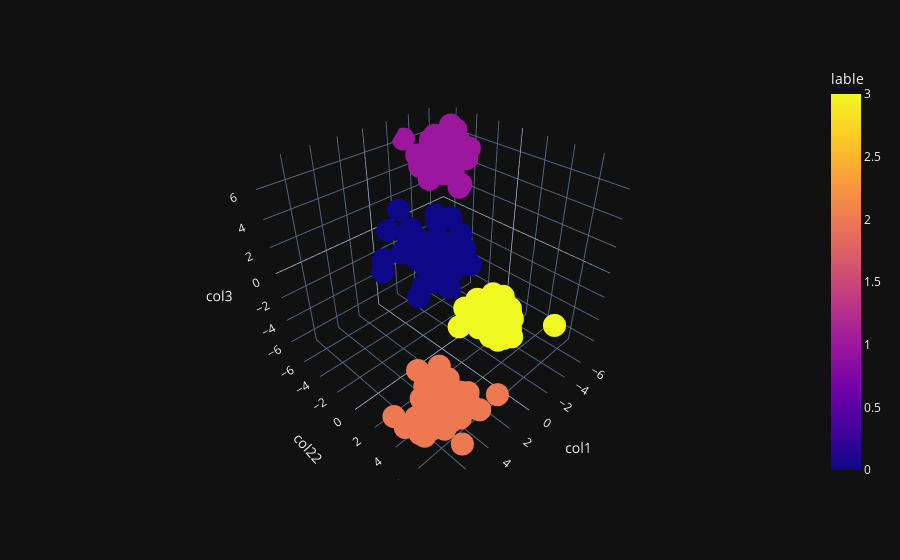

The notebook cell this image was saved under:
### Code cell
fig = px.scatter_3d(df,x=df['col1'],y=df['col22'],z=df['col3'],color='lable')
fig.show()

### Figure 1 — Plotly figure (JSON) as saved in the notebook; plotly's stock layout.template omitted (floating-point values rounded to 4 significant figures; data arrays with more than 128 entries replaced by an {"elided": "..."} marker saying what was removed)
{"data": [{"hovertemplate": "col1=%{x}<br>col22=%{y}<br>col3=%{z}<br>lable=%{marker.color}<extra></extra>", "legendgroup": "", "marker": {"color": {"elided": "200 int values"}, "coloraxis": "coloraxis", "symbol": "circle"}, "mode": "markers", "name": "", "scene": "scene", "showlegend": false, "type": "scatter3d", "x": {"elided": "200 float values"}, "y": {"elided": "200 float values"}, "z": {"elided": "200 float values"}}], "layout": {"coloraxis": {"colorbar": {"title": {"text": "lable"}}, "colorscale": [[0, "#0d0887"], [0.1111, "#46039f"], [0.2222, "#7201a8"], [0.3333, "#9c179e"], [0.4444, "#bd3786"], [0.5556, "#d8576b"], [0.6667, "#ed7953"], [0.7778, "#fb9f3a"], [0.8889, "#fdca26"], [1, "#f0f921"]]}, "legend": {"tracegroupgap": 0}, "margin": {"t": 60}, "scene": {"domain": {"x": [0, 1], "y": [0, 1]}, "xaxis": {"title": {"text": "col1"}}, "yaxis": {"title": {"text": "col22"}}, "zaxis": {"title": {"text": "col3"}}}}}
